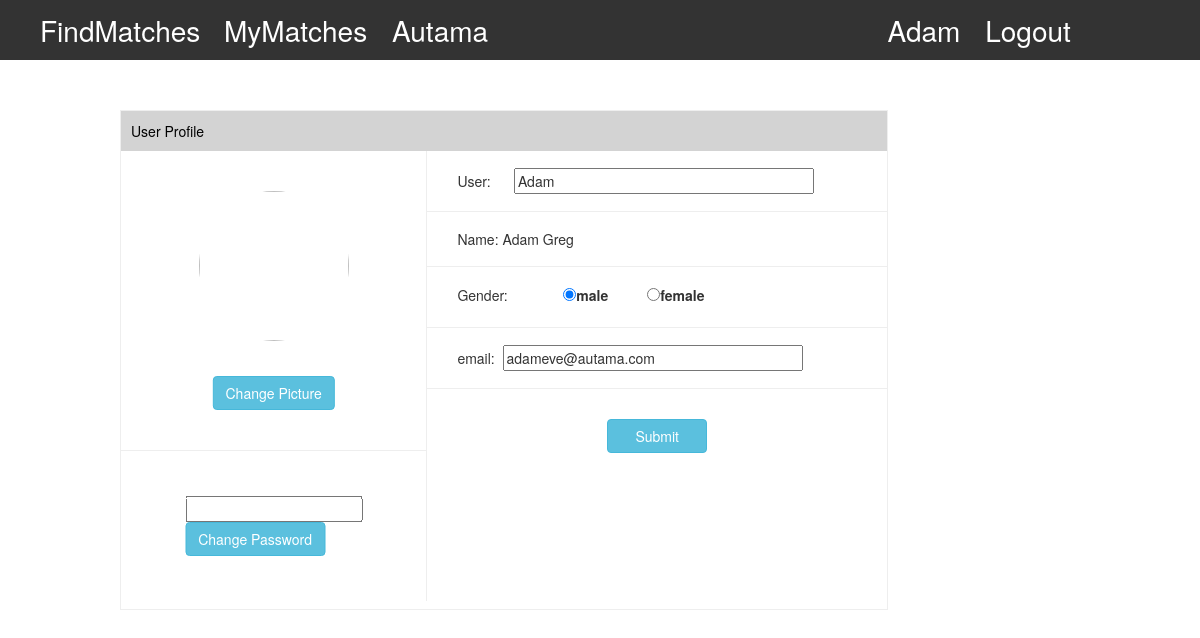
The page /accounts/profile/ (signed in) on the database its author committed.
### accounts/models.py (models this page shows)
class User(AbstractUser):
    sex = models.IntegerField(verbose_name="gender", choices=((0, 'male'), (1, 'female')), default=0)
    image = models.ImageField(max_length=1000, upload_to='avatar', verbose_name=u'picture', null=True, blank=True)
    interests1 = models.TextField()
    interests2 = models.TextField()
    interests3 = models.TextField()
    interests4 = models.TextField()
    interests5 = models.TextField()

### accounts/views.py (the view, shortened to what this page needs)
# urls.py: path('profile/', accounts_views.ProfileView.as_view(), name='profile')
class ProfileView(LoginRequiredMixin, View):
    def get(self, request):
        user_id = request.GET.get("user_id")
        if not user_id:
            return render(request, '../templates/profile.html', {"user": request.user, 'myself': True})

### accounts/templatetags/extratags.py (called while the page is built)
@register.filter(name='format_none')  # 过滤器在模板中使用时的name
def format_none(value):  # 把传递过来的参数arg替换为'~'
    if not value:
        return ''
    return value

### templates/profile.html (shortened to what this page needs)
{% extends 'base.html' %}
{% load extratags %}
{% block content %}
    <div style="width: 80%;margin: auto">
       <div class="profile">
           <p>User Profile</p>
           <form style="overflow: hidden;margin-top: -10px" method="post" action="/accounts/profile/" id="form1">
               <div style="float: left;width: 40%;border-right:1px solid #eee">
                   <div style="height: 300px; position: relative;border-bottom: 1px solid #eee;">
                       <img {% if request.user.image %}src="{{ request.user.image.url }}" {% endif %} id="avatar">
                       {% if myself %}
                       <button type="button" class="btn btn-info" id="upload-img-btn" style="position: absolute;transform: translateX(-50%);left: 50%; bottom:40px">
                           Change Picture
                       </button>
                       {% endif %}
                   </div>
                   <div style="height: 150px;position: relative">
                       {% if myself %}
                           <div style="position: absolute;top: 50%;transform: translateY(-50%)translateX(-50%);left: 50%;">
                            <input type="password" name="password" id="password">
                            <button type="button" class="btn btn-info" onclick="change_password()">
                               Change Password
                            </button>
                           </div>
                       {% endif %}
                   </div>
               </div>
               <div class="right">
                   <div>
                       <span>User:</span>&nbsp&nbsp&nbsp&nbsp&nbsp&nbsp<input name="name" value="{{ request.user.username | format_none}}">
                   </div>
                    <div>
                        <span>Name: {{ request.user.first_name }} {{request.user.last_name }}</span>
                    </div>
                   <div>
                       <span>Gender:</span>&nbsp&nbsp&nbsp
                       <label style="width: 80px;margin-left: 40px"><input name="sex" type="radio" value="0" {% if request.user.sex == 0 %} checked {% endif %}/>male </label>
                       <label><input name="sex" type="radio" value="1" {% if request.user.sex == 1 %} checked {% endif %}/>female </label>
                   </div>
                   <div>
                       <span>email:</span>&nbsp&nbsp<input name="email" value="{{ request.user.email |format_none }}">
                   </div>
                   {% if myself %}
                   <div style="border: none;position: relative;height: 94px;">
                       <input type="submit" class="btn btn-info" style="width:100px;position: absolute;top: 50%;transform: translateY(-50%)translateX(-50%);left: 50%;">
                   </div>
                   {% endif %}
               </div>
           </form>
       </div>
    </div>
{% endblock %}

### templates/base.html (shortened to what this page needs)
<!DOCTYPE html>
{% load static %}
<html lang="en">
<head>
    <link href="https://cdn.staticfile.org/twitter-bootstrap/3.3.7/css/bootstrap.min.css" rel="stylesheet">
</head>
<body>
    <nav>
        <ul>
            {% if request.user.is_authenticated  %}
            <li style="margin-right: 80px" class="active"><a href="/FindMatches/">FindMatches</a></li>
            <li style="margin-right: 60px" class="active"><a href="/MyMatches/">MyMatches</a></li>
            <li><a href="/AutamaProfiles/robot/">Autama</a></li>
            <li style="float: right"><a href="/logout">Logout</a></li>
            <li style="float: right"><a href="/accounts/profile/">{{ request.user }}</a></li>
            {% endif %}
        </ul>
    </nav>
    {% block content %}
    {% endblock %}
</body>
</html>

### templates/base.html (style rules this page uses)
body > nav { height: 60px; background-color: #333333; }
body > nav > ul { list-style: none; width: 90%; overflow: hidden; }
body > nav > ul > li { float: left; height: 60px; width: 10%; font-size: 28px; line-height: 60px; color: white; text-align: center; }
body > nav > ul > li > a { color: white; text-underline: none; }

### templates/profile.html (style rules this page uses)
.profile { width: 80%; height: 500px; margin: 50px 0; border: 1px solid #eee; }
.profile > p { height: 40px; background-color: lightgray; color: black; line-height: 40px; padding-left: 10px; }
img { width: 150px; height: 150px; border-radius: 75px; position: absolute; transform: translateX(-50%);left: 50%; top:40px; }
div.right { float: left; width: 60%; }
div.right > div { border-bottom: 1px solid #eee; padding: 17px 30px; }
div.right > div > input { width: 300px; }

### rows shown on the page
User: user "Adam", name "Adam", user.first_name "Adam", user.last_name "Greg", sex "☑ male", sex "☐ female", email "adameve@autama.com"
